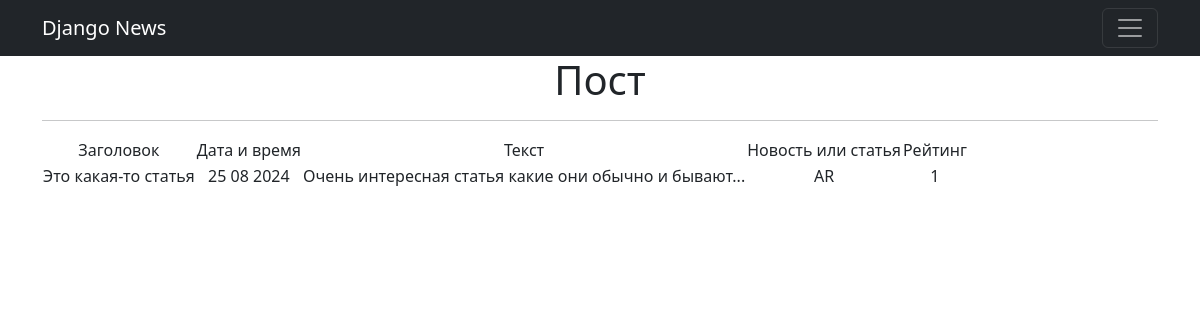
Screenshot of /news/1 with the database file from the repository.
### news/models.py (models this page shows, shortened)
class Post(models.Model):
   author = models.ForeignKey(Author, on_delete=models.CASCADE)
   NEWS = 'NW'
   ARTICLE='AR'
   choose= (
      {'NEWS', 'NW'},
      {'ARTICLE', 'AR'},
   )
   choise = models.CharField(max_length=7, choices=choose, default='Статья')
   pdatetime = models.DateTimeField(auto_now_add=True)
   category = models.ManyToManyField(Category, through='PostCategory')
   title = models.CharField(max_length=32)
   text = models.TextField()
   reting = models.SmallIntegerField(choices=GRADE, default=0, editable=True)

### news/views.py (the view)
# urls.py: path('<int:pk>', PostDetail.as_view(), name='post'),
class PostDetail(DetailView):
   model = Post
   template_name = 'flatpages/post.html'
   context_object_name = 'post'
   def get_context_data(self, **kwargs):
      context = super().get_context_data(**kwargs)
      context['time_no2w'] = datetime.utcnow()
      return context

### templates/flatpages/post.html (shortened to what this page needs)
{% extends 'flatpages/default.html' %}
{% load custom_filters %}
{% load custom_tags %}
{% block content %}
<h1>Пост </h1>
<hr>
{% if post %}
<table>
    <tr>
        <td>Заголовок</td>
        <td>Дата и время</td>
        <td>Текст</td>
        <td>Новость или статья</td>
        <td>Рейтинг</td>
    </tr>
    <tr>
        <td>{{ post.title }}</td>
        <td>{{ post.pdatetime|date:'d m Y' }}</td>
        <td>{{ post.text}}</td>
        <td>{{ post.choise }}</td>
        <td>{{ post.reting }}</td>
    </tr>
</table>
{% else %}
<h2>Постов нет!</h2>
{% endif %}
{% endblock content %}

### templates/flatpages/default.html (shortened to what this page needs)
<!DOCTYPE html>
<html lang="en">
<head>
    {% load static %}
    <link href="{% static 'css/styles.css' %}" rel="stylesheet"/>
</head>
<body>
<nav class="navbar navbar-dark bg-dark">
    <div class="container">
        <a class="navbar-brand" href="#">Django News</a>
        <button class="navbar-toggler" type="button" data-toggle="collapse"
                data-target="#navbarResponsive"
                aria-controls="navbarResponsive" aria-expanded="false"
                aria-label="Toggle navigation">
            <span class="navbar-toggler-icon"></span>
        </button>
    </div>
</nav>
<div class="container">
    <div class="row">
        <div class="col-lg-12 text-center">
            {% block content %}{% endblock content %}
        </div>
    </div>
</div>
</body>
</html>

### rows the page displays
Post: title "Это какая-то статья", pdatetime "25 08 2024", text "Очень интересная статья какие они обычно и бывают...", choise "AR", reting "1"
